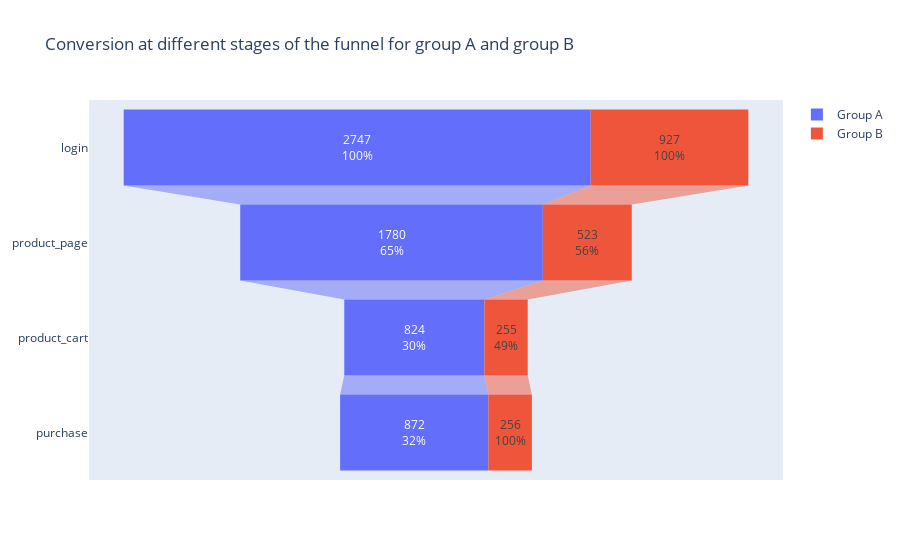

Notebook cell for this chart:
### Markdown cell above
The largest number of users per event:
- login - 58696, 
- fewer users go to the product_page - 38929, 
- the purchase page is visited by 19568 users, 
- the product_cart - 19284 users.

### Code cell
# the reviewer's code:
tmp_funnel = events_participants.groupby(['group','event_name']).agg({'user_id':'nunique'}).reset_index()
tmp_funnel = tmp_funnel.reindex([3,1,0,2,7,5,4,6])

fig = go.Figure()

fig.add_trace(go.Funnel(
    name = 'Group A',
    y = tmp_funnel.query('group == "A"')['event_name'],
    x = tmp_funnel.query('group == "A"')['user_id'],
    textinfo = "value+percent initial"))

fig.add_trace(go.Funnel(
    name = 'Group B',
    y = tmp_funnel.query('group == "B"')['event_name'],
    x = tmp_funnel.query('group == "B"')['user_id'],
    textposition = "inside",
    textinfo = "value+percent previous"))

fig.update_layout(title_text="Conversion at different stages of the funnel for group A and group B")

fig.show()

### Figure 1 — Plotly figure (JSON) as saved in the notebook; plotly's stock layout.template omitted (floating-point values rounded to 4 significant figures)
{"data": [{"name": "Group A", "textinfo": "value+percent initial", "type": "funnel", "x": [2747, 1780, 824, 872], "y": ["login", "product_page", "product_cart", "purchase"]}, {"name": "Group B", "textinfo": "value+percent previous", "textposition": "inside", "type": "funnel", "x": [927, 523, 255, 256], "y": ["login", "product_page", "product_cart", "purchase"]}], "layout": {"title": {"text": "Conversion at different stages of the funnel for group A and group B"}}}
